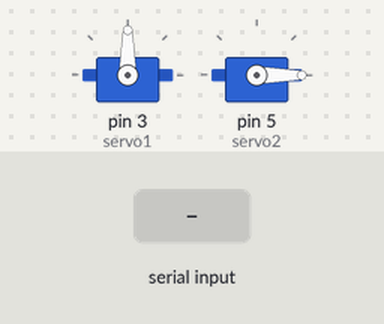
Recording of a sketch running on a simulated Arduino Uno, built with avr-gcc and run on an emulated ATmega328P. On the bench: 2 × servo. The test bench sets the inputs (shaded band).

Above: at 1.2 s.
1.3 s: "u" received over Serial
At 2.5 s:
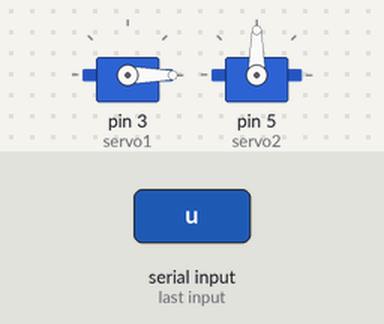
2.8 s: "d" received over Serial
At 3.8 s:
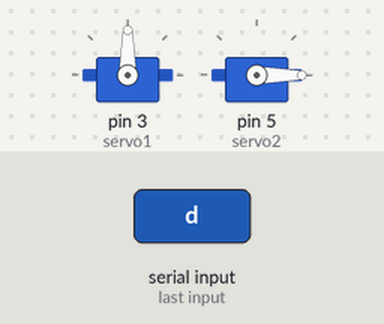
Timing chart, 0 to 5.8 s (numbered marks = the images above; inputs shaded):
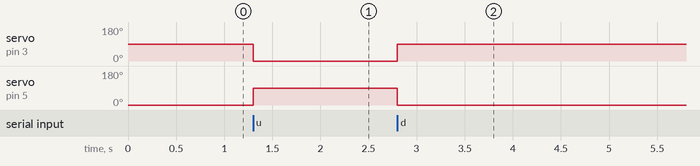

The sketch:

Arduino_Servo_Serial.ino
```cpp
#include <Servo.h>


Servo servo1;
Servo servo2;

void setup(){
  servo1.attach(3);
  servo2.attach(5);
  servo1.write(90);
  servo2.write(0);
  Serial.begin(9600);

}

void loop()
{
  if(Serial.available()){
    char ch = Serial.read();
    switch(ch){
      case 'u' :

        servo1.write(0);
        servo2.write(90);

        break;

      case 'd':
        servo1.write(90);
        servo2.write(0);

        break;
    }
  }
}
```

Measured:
- after the input at 1.3 s, servo on pin 3 (servo1): 90° → 0° at once; servo on pin 5 (servo2): 0° → 90° at once
- after the input at 2.8 s, servo on pin 3 (servo1): 0° → 90° at once; servo on pin 5 (servo2): 90° → 0° at once
